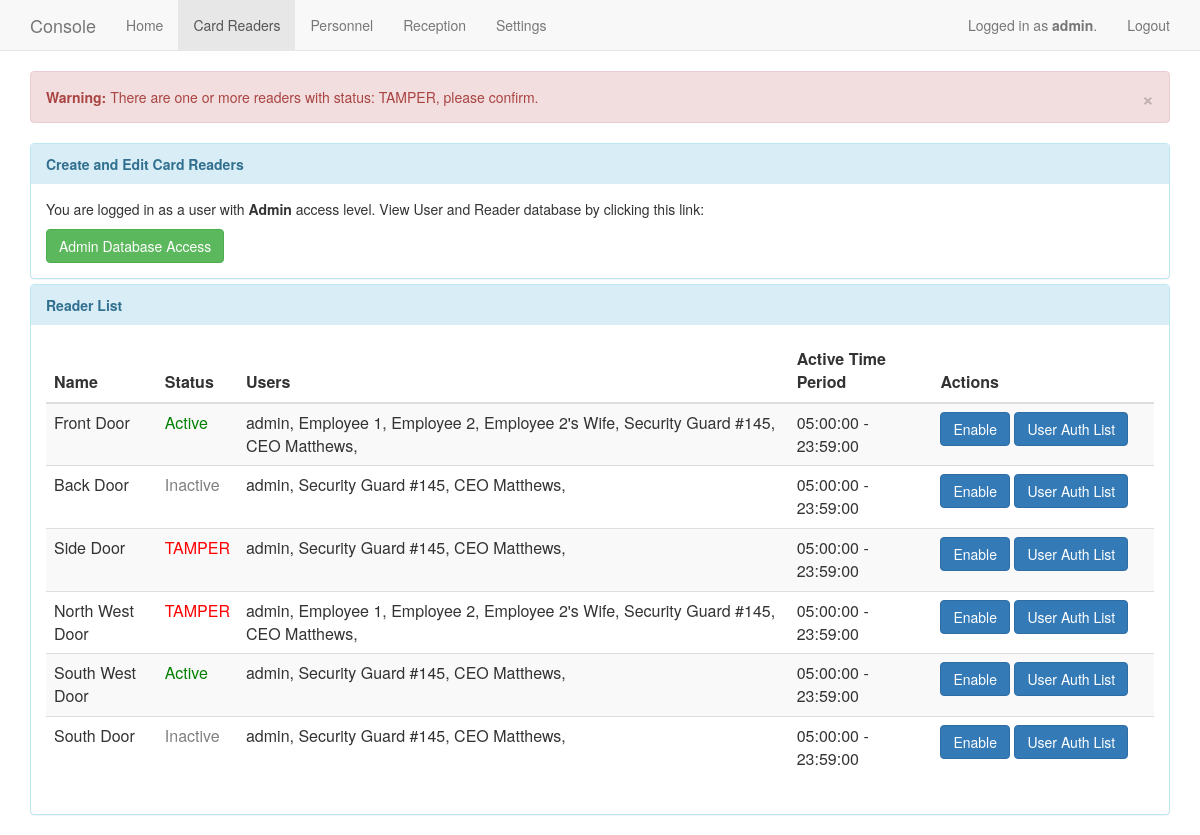
The page /readers (signed in) on the database as committed earlier.
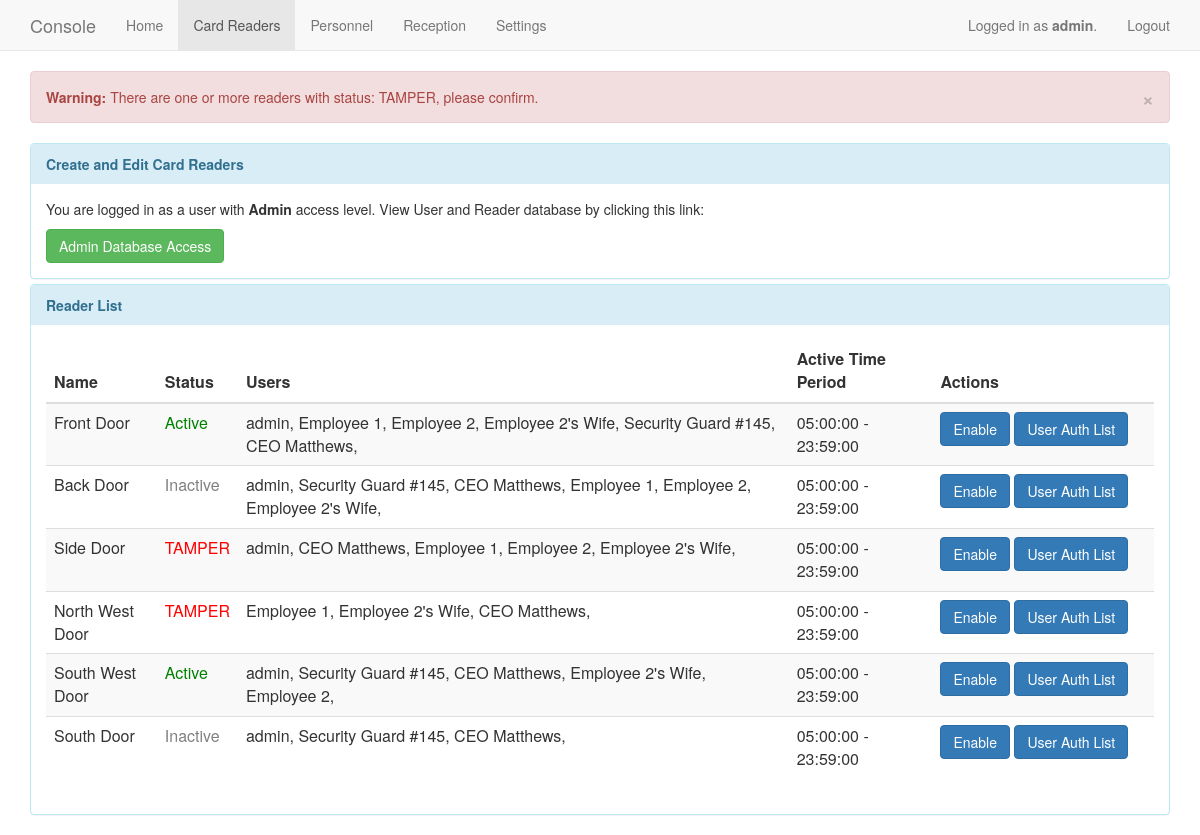
The same page on the database as committed later.
### app/models.py (models this page shows, shortened)
class User(db.Model):
    id = db.Column(db.Integer, primary_key=True)
    username = db.Column(db.String(64), nullable=False)
    access = db.Column(db.Integer, nullable=False)
    cardid = db.Column(db.String(64), nullable=False)
    facid = db.Column(db.String(64), nullable=False)
    password = db.Column(db.String(64), nullable=False)
    receptionCurrentReader = db.Column(db.String(64), nullable=True)
    @property
    def is_authenticated(self):
        return True

class Reader(db.Model):
    id = db.Column(db.Integer, primary_key=True)
    name = db.Column(db.String(64), nullable=False)
    status = db.Column(db.Integer, nullable=False)
    users = db.Column(db.String(128), nullable=False)
    starttime = db.Column(db.Time, nullable=False)
    endtime = db.Column(db.Time, nullable=False)
    log = db.Column(db.String(256), nullable=False)

### app/views.py (the view)
@app.route("/readers")
@login_required
def readers():
	readers = Reader.query.all()
	users = User.query.all()
	for reader in readers:
		if reader.status == 2:
			flash("There are one or more readers with status: TAMPER, please confirm.", "warning")
			break
	if g.user.access != 99:
		flash("You are not logged in as a user capable of viewing settings. Please log in as admin.")
		return redirect("/index")
	return render_template("readers.html", title="Card Readers", readers=readers, users=users, user=g.user, navigation=navigation)

### app/views.py (called while the page is built)
@app.before_request
def before_request():
	g.user = current_user

@lm.user_loader
def load_user(id):
	return User.query.get(int(id))

### app/templates/readers.html (shortened to what this page needs)
{% extends "base.html" %}
{% block content %}
	<div class="panel-group">
		{% if user.access == 99 %}
		<div class="panel panel-info">
	        <div class="panel-heading"><strong>Create and Edit Card Readers</strong></div>
	        <div class="panel-body">
				<p>You are logged in as a user with <strong>Admin</strong> access level. View User and Reader database by clicking this link: </p>
				<a href="admin/user" class="btn btn-success">Admin Database Access</a>
	  		</div>
	  	</div>
		<div class="panel panel-info">
		    <div class="panel-heading"><strong>Reader List</strong></div>
		    <div class="panel-body">
				<table class="table table-striped">
					<thead>
						<tr>
							<th>Name</th>
							<th>Status</th>
							<th>Users</th>
							<th>Active Time Period</th>
							<th>Actions</th>
						</tr>
					</thead>
					<tbody>
					{% for reader in readers %}
						<tr>
							<td style="width:10%">{{ reader.name }}</td>
							{% if reader.status == 0 %}
							<td style="color:gray">Inactive</td>
							{% elif reader.status == 1 %}
							<td style="color:green">Active</td>
							{% else %}
							<td style="color:#ff0000" class="flash250">TAMPER</td>
							{% endif %}
							<td class="readerUserList" id="{{ reader.id }}">
							{% for readeruser in reader.users %}
								{% for user in users %}
									{% if user.id|int() == readeruser|int() %}
										{{ user.username }},
									{% endif %}
								{% endfor %}
							{% endfor %}
							</td>
							<td>{{ reader.starttime }} - {{ reader.endtime}}</td>
							<td style="width:20%">
								<button class="btn btn-primary enable">Enable</button>
								<button class="btn btn-primary changeUserList" onclick="changeUserList({{ reader.id }})">User Auth List</button>
							</td>
						</tr>
					{% endfor %}
					</tbody>
				</table>
			</div>
		</div>
		{% endif %}
	</div>
{% endblock %}

### app/templates/base.html (shortened to what this page needs)
<html>
	<head>
		<link href="/static/css/bootstrap.min.css?q=123456" rel="stylesheet" media="screen">
	</head>
	<body>
		<nav class="navbar navbar-default navbar-static-top">
			<div class="container">
				<div class="navbar-header">
					<a class="navbar-brand" href="#">Console</a>
				</div>
				<div>
					<ul class="nav navbar-nav">
					{% if user.access == 4 %}
						{% if title == "Reception" %}
							<li><a href="index">Home</a></li>
							<li class="active"><a href="reception">Reception</a></li>
						{% else %}
							<li class="active"><a href="index">Home</a></li>
							<li><a href="reception">Reception</a></li>
						{% endif %}
					{% elif user.access != 4 %}
						{% for navitem in navigation %}
							{% if navitem.name == title %}
								<li class="active">
							{% else %}
								<li>
							{% endif %}
							<a href="{{ navitem.link }}">{{ navitem.name }}</a></li>
						{% endfor %}
					{% endif %}
					</ul>
				</div>
				<ul id="usernav" class="nav navbar-nav navbar-right">
					{% if user is defined %}
						<li style="vertical-align:center">
							<a href="#">Logged in as {% if g.user.access == 99 %}<strong>{{ user.username }}</strong>{% else %}{{ user.username }}{% endif %}.</a>
						</li>
						<li>
							<a href="{{ url_for('logout') }}">Logout</a>
						</li>
					{% endif %}
				</ul>
			</div>
		</nav>
		<div class="container">
		{% with messages = get_flashed_messages(with_categories=true) %}
	        {% for category, message in messages %}
	        {% if category == "error" %}
	            <div class="alert alert-danger"><strong>Error: </strong>{{ message }} </div>
	        {% elif category == "warning" %}
	        	<div class="alert alert-warning warning"><strong>Warning: </strong>{{ message }} <a href="#" class="close" data-dismiss="alert" aria-label="close">&times;</a>  </div>
        	{% else %}
	        	<div class="alert alert-success">{{ message }} </div>
	        {% endif %}
	        {% endfor %}
    	{% endwith %}
		{% block content%}{% endblock %}
		</div>
	</body>
</html>

Rows that differ between the two databases and show on the page:
changed Reader "Back Door": gains User (username "Employee 1"); gains User (username "Employee 2"); gains User (username "Employee 2's Wife")
changed Reader "Side Door": gains User (username "CEO Matthews"); gains User (username "Employee 1"); gains User (username "Employee 2"); gains User (username "Employee 2's Wife"); loses User (username "Security Guard #145"); loses User (username "CEO Matthews")
changed Reader "North West Door": gains User (username "Employee 1"); gains User (username "Employee 2's Wife"); gains User (username "CEO Matthews"); loses User (username "admin"); loses User (username "Employee 1"); loses User (username "Employee 2"); loses User (username "Employee 2's Wife"); loses User (username "Security Guard #145"); loses User (username "CEO Matthews")
changed Reader "South West Door": gains User (username "Employee 2's Wife"); gains User (username "Employee 2")
